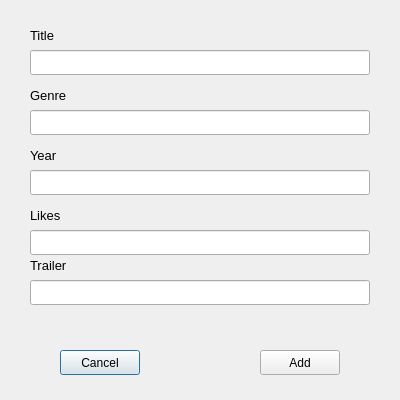
<?xml version="1.0" encoding="UTF-8"?>
<ui version="4.0">
 <class>add</class>
 <widget class="QDialog" name="add">
  <property name="geometry">
   <rect>
    <x>0</x>
    <y>0</y>
    <width>400</width>
    <height>400</height>
   </rect>
  </property>
  <property name="windowTitle">
   <string>Adding new film</string>
  </property>
  <widget class="QLabel" name="title">
   <property name="geometry">
    <rect>
     <x>30</x>
     <y>25</y>
     <width>75</width>
     <height>20</height>
    </rect>
   </property>
   <property name="font">
    <font>
     <pointsize>10</pointsize>
    </font>
   </property>
   <property name="text">
    <string>Title</string>
   </property>
  </widget>
  <widget class="QLabel" name="genre">
   <property name="geometry">
    <rect>
     <x>30</x>
     <y>85</y>
     <width>75</width>
     <height>20</height>
    </rect>
   </property>
   <property name="font">
    <font>
     <pointsize>10</pointsize>
    </font>
   </property>
   <property name="text">
    <string>Genre</string>
   </property>
  </widget>
  <widget class="QLabel" name="year">
   <property name="geometry">
    <rect>
     <x>30</x>
     <y>145</y>
     <width>75</width>
     <height>20</height>
    </rect>
   </property>
   <property name="font">
    <font>
     <pointsize>10</pointsize>
    </font>
   </property>
   <property name="text">
    <string>Year</string>
   </property>
  </widget>
  <widget class="QLabel" name="likes">
   <property name="geometry">
    <rect>
     <x>30</x>
     <y>205</y>
     <width>75</width>
     <height>20</height>
    </rect>
   </property>
   <property name="font">
    <font>
     <pointsize>10</pointsize>
    </font>
   </property>
   <property name="text">
    <string>Likes</string>
   </property>
  </widget>
  <widget class="QLabel" name="trailer">
   <property name="geometry">
    <rect>
     <x>30</x>
     <y>255</y>
     <width>75</width>
     <height>20</height>
    </rect>
   </property>
   <property name="font">
    <font>
     <pointsize>10</pointsize>
    </font>
   </property>
   <property name="text">
    <string>Trailer</string>
   </property>
  </widget>
  <widget class="QLineEdit" name="title_input">
   <property name="geometry">
    <rect>
     <x>30</x>
     <y>50</y>
     <width>340</width>
     <height>25</height>
    </rect>
   </property>
  </widget>
  <widget class="QLineEdit" name="genre_input">
   <property name="geometry">
    <rect>
     <x>30</x>
     <y>110</y>
     <width>340</width>
     <height>25</height>
    </rect>
   </property>
  </widget>
  <widget class="QLineEdit" name="year_input">
   <property name="geometry">
    <rect>
     <x>30</x>
     <y>170</y>
     <width>340</width>
     <height>25</height>
    </rect>
   </property>
  </widget>
  <widget class="QLineEdit" name="likes_input">
   <property name="geometry">
    <rect>
     <x>30</x>
     <y>230</y>
     <width>340</width>
     <height>25</height>
    </rect>
   </property>
  </widget>
  <widget class="QLineEdit" name="trailer_input">
   <property name="geometry">
    <rect>
     <x>30</x>
     <y>280</y>
     <width>340</width>
     <height>25</height>
    </rect>
   </property>
  </widget>
  <widget class="QPushButton" name="cancel">
   <property name="geometry">
    <rect>
     <x>60</x>
     <y>350</y>
     <width>80</width>
     <height>25</height>
    </rect>
   </property>
   <property name="text">
    <string>Cancel</string>
   </property>
  </widget>
  <widget class="QPushButton" name="addfilm">
   <property name="geometry">
    <rect>
     <x>260</x>
     <y>350</y>
     <width>80</width>
     <height>25</height>
    </rect>
   </property>
   <property name="text">
    <string>Add</string>
   </property>
  </widget>
 </widget>
 <resources/>
 <connections/>
</ui>
